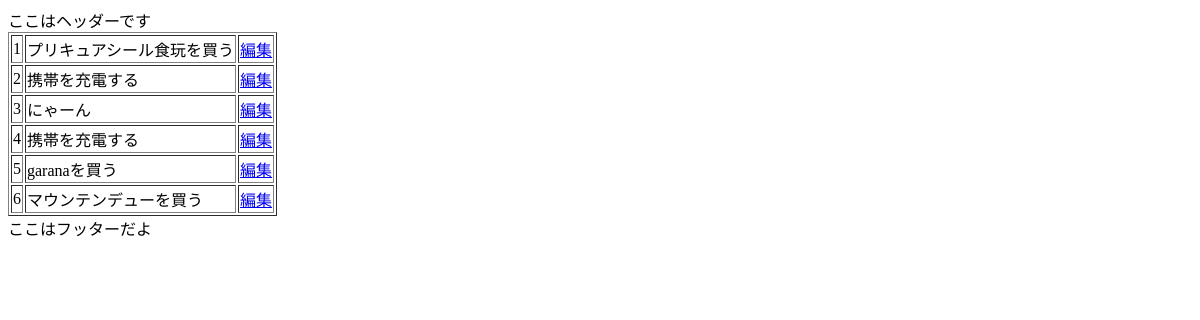
/list, run on an earlier commit of the app's database.
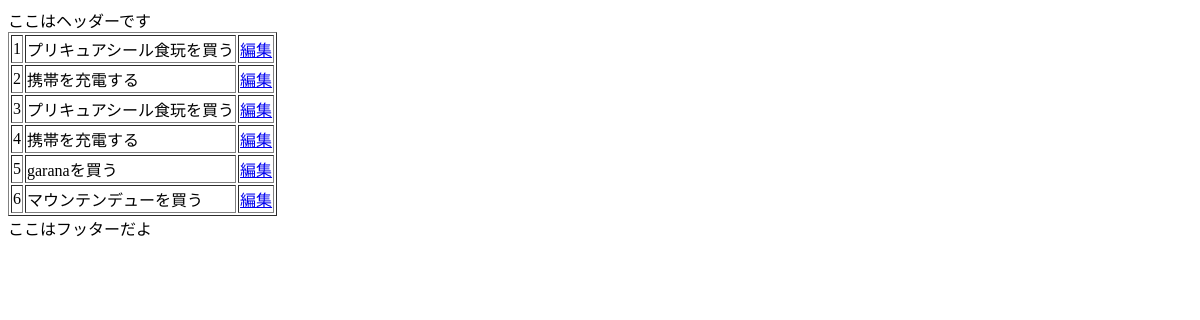
And on a later commit of the database.
### tables this page shows
CREATE TABLE "task" (
	"id"	INTEGER PRIMARY KEY AUTOINCREMENT,
	"task"	TEXT
);

### app.py (the view)
@app.route('/list')
def task_list():
    conn = sqlite3.connect('flasktest.db')
    c = conn.cursor()
    c.execute("SELECT id , task FROM task")
    task_list_py = []
    for row in c.fetchall():
        task_list_py.append({"id":row[0],"task":row[1]})
    c.close()
    print(task_list_py)
    return render_template("tasklist.html",task_list = task_list_py )

### templates/tasklist.html
{% extends 'base.html'%}
{%block content%}
<table border="1">
    {%for item in task_list%}
    <tr>
        <td>{{item['id']}}</td>
        <td>{{item['task']}}</td>
        <td><a href="/edit/{{item['id']}}">編集</a></td>
    </tr>
    {%endfor%}
</table>
{%endblock%}

### templates/base.html (shortened to what this page needs)
<!DOCTYPE html>
<html lang="ja">
<head>
</head>
<body>
    <header>ここはヘッダーです</header>
    {%block content%}
    {%endblock%}
    <footer>ここはフッターだよ</footer>
</body>
</html>

What changed in the data, as far as the page shows it:
changed task id 3: task "にゃーん" → "プリキュアシール食玩を買う"
